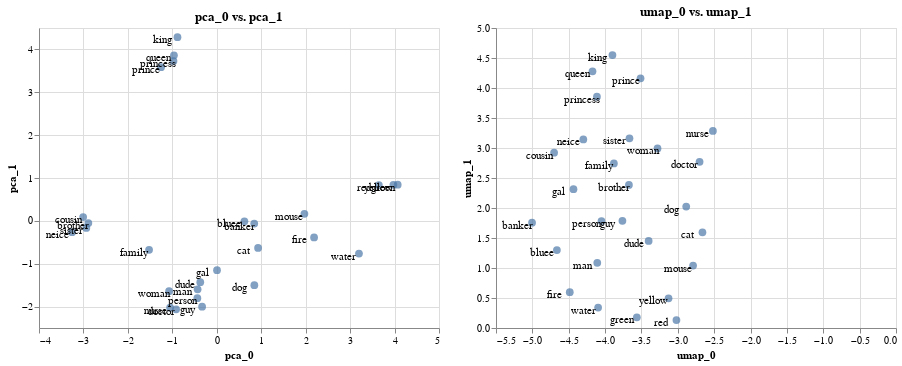

The notebook cell saved with this chart:
### Markdown cell above
## Transformations

There's something extra too. Sofar we're been mapping vectors unto other ones in order to plot them. But theoretically we could go a step further.

### Code cell
from whatlies.transformers import pca, umap

orig_chart = emb.plot_interactive('man', 'woman')
pca_emb = emb.transform(pca(2))
umap_emb = emb.transform(umap(2))

pca_emb.plot_interactive('pca_0', 'pca_1') | umap_emb.plot_interactive('umap_0', 'umap_1')

### Figure 1 — Vega-Lite specification as saved in the notebook (floating-point values rounded to 4 significant figures)
{"config": {"view": {"continuousWidth": 400, "continuousHeight": 300}}, "hconcat": [{"layer": [{"mark": {"type": "circle", "size": 60}, "encoding": {"tooltip": [{"type": "nominal", "field": "name"}, {"type": "nominal", "field": "original"}], "x": {"type": "quantitative", "axis": {"title": "pca_0"}, "field": "x_axis"}, "y": {"type": "quantitative", "axis": {"title": "pca_1"}, "field": "y_axis"}}, "selection": {"selector004": {"type": "interval", "bind": "scales", "encodings": ["x", "y"]}}, "title": "pca_0 vs. pca_1"}, {"mark": {"type": "text", "color": "black", "dx": -15, "dy": 3}, "encoding": {"text": {"type": "nominal", "field": "original"}, "x": {"type": "quantitative", "axis": {"title": "pca_0"}, "field": "x_axis"}, "y": {"type": "quantitative", "axis": {"title": "pca_1"}, "field": "y_axis"}}}], "data": {"name": "data-023be08e4818ac6f62d973b255b15b9a"}}, {"layer": [{"mark": {"type": "circle", "size": 60}, "encoding": {"tooltip": [{"type": "nominal", "field": "name"}, {"type": "nominal", "field": "original"}], "x": {"type": "quantitative", "axis": {"title": "umap_0"}, "field": "x_axis"}, "y": {"type": "quantitative", "axis": {"title": "umap_1"}, "field": "y_axis"}}, "selection": {"selector005": {"type": "interval", "bind": "scales", "encodings": ["x", "y"]}}, "title": "umap_0 vs. umap_1"}, {"mark": {"type": "text", "color": "black", "dx": -15, "dy": 3}, "encoding": {"text": {"type": "nominal", "field": "original"}, "x": {"type": "quantitative", "axis": {"title": "umap_0"}, "field": "x_axis"}, "y": {"type": "quantitative", "axis": {"title": "umap_1"}, "field": "y_axis"}}}], "data": {"name": "data-52c1f752db2a63c001d356078f606383"}}], "$schema": "https://vega.github.io/schema/vega-lite/v4.0.2.json", "datasets": {"data-023be08e4818ac6f62d973b255b15b9a": [{"x_axis": -1.254, "y_axis": 3.587, "name": "prince", "original": "prince"}, {"x_axis": -0.9741, "y_axis": 3.729, "name": "princess", "original": "princess"}, {"x_axis": -1.05, "y_axis": -2.027, "name": "nurse", "original": "nurse"}, {"x_axis": -0.9151, "y_axis": -2.064, "name": "doctor", "original": "doctor"}, {"x_axis": 0.843, "y_axis": -0.06273, "name": "banker", "original": "banker"}, {"x_axis": -0.4313, "y_axis": -1.598, "name": "man", "original": "man"}, {"x_axis": -1.073, "y_axis": -1.642, "name": "woman", "original": "woman"}, {"x_axis": -3.007, "y_axis": 0.08845, "name": "cousin", "original": "cousin"}, {"x_axis": -3.256, "y_axis": -0.2641, "name": "neice", "original": "neice"}, {"x_axis": -0.8844, "y_axis": 4.284, "name": "king", "original": "king"}, {"x_axis": -0.9638, "y_axis": 3.863, "name": "queen", "original": "queen"}, {"x_axis": -0.3714, "y_axis": -1.431, "name": "dude", "original": "dude"}, {"x_axis": -0.3302, "y_axis": -2.004, "name": "guy", "original": "guy"}, {"x_axis": 0.005235, "y_axis": -1.151, "name": "gal", "original": "gal"}, {"x_axis": 2.189, "y_axis": -0.3875, "name": "fire", "original": "fire"}, {"x_axis": 0.8451, "y_axis": -1.501, "name": "dog", "original": "dog"}, {"x_axis": 0.9291, "y_axis": -0.6315, "name": "cat", "original": "cat"}, {"x_axis": 1.972, "y_axis": 0.1653, "name": "mouse", "original": "mouse"}, {"x_axis": 3.646, "y_axis": 0.834, "name": "red", "original": "red"}, {"x_axis": 0.6217, "y_axis": -0.01162, "name": "bluee", "original": "bluee"}, {"x_axis": 4.071, "y_axis": 0.8429, "name": "green", "original": "green"}, {"x_axis": 3.974, "y_axis": 0.8421, "name": "yellow", "original": "yellow"}, {"x_axis": 3.199, "y_axis": -0.7631, "name": "water", "original": "water"}, {"x_axis": -0.437, "y_axis": -1.806, "name": "person", "original": "person"}, {"x_axis": -1.523, "y_axis": -0.6767, "name": "family", "original": "family"}, {"x_axis": -2.889, "y_axis": -0.05042, "name": "brother", "original": "brother"}, {"x_axis": -2.936, "y_axis": -0.1657, "name": "sister", "original": "sister"}], "data-52c1f752db2a63c001d356078f606383": [{"x_axis": -3.512, "y_axis": 4.162, "name": "prince", "original": "prince"}, {"x_axis": -4.112, "y_axis": 3.855, "name": "princess", "original": "princess"}, {"x_axis": -2.517, "y_axis": 3.285, "name": "nurse", "original": "nurse"}, {"x_axis": -2.701, "y_axis": 2.769, "name": "doctor", "original": "doctor"}, {"x_axis": -5.005, "y_axis": 1.755, "name": "banker", "original": "banker"}, {"x_axis": -4.107, "y_axis": 1.086, "name": "man", "original": "man"}, {"x_axis": -3.279, "y_axis": 2.992, "name": "woman", "original": "woman"}, {"x_axis": -4.701, "y_axis": 2.923, "name": "cousin", "original": "cousin"}, {"x_axis": -4.299, "y_axis": 3.143, "name": "neice", "original": "neice"}, {"x_axis": -3.899, "y_axis": 4.55, "name": "king", "original": "king"}, {"x_axis": -4.173, "y_axis": 4.278, "name": "queen", "original": "queen"}, {"x_axis": -3.401, "y_axis": 1.451, "name": "dude", "original": "dude"}, {"x_axis": -3.762, "y_axis": 1.786, "name": "guy", "original": "guy"}, {"x_axis": -4.435, "y_axis": 2.313, "name": "gal", "original": "gal"}, {"x_axis": -4.486, "y_axis": 0.5963, "name": "fire", "original": "fire"}, {"x_axis": -2.885, "y_axis": 2.025, "name": "dog", "original": "dog"}, {"x_axis": -2.661, "y_axis": 1.596, "name": "cat", "original": "cat"}, {"x_axis": -2.79, "y_axis": 1.041, "name": "mouse", "original": "mouse"}, {"x_axis": -3.019, "y_axis": 0.1313, "name": "red", "original": "red"}, {"x_axis": -4.663, "y_axis": 1.3, "name": "bluee", "original": "bluee"}, {"x_axis": -3.563, "y_axis": 0.1779, "name": "green", "original": "green"}, {"x_axis": -3.128, "y_axis": 0.4947, "name": "yellow", "original": "yellow"}, {"x_axis": -4.096, "y_axis": 0.3415, "name": "water", "original": "water"}, {"x_axis": -4.049, "y_axis": 1.783, "name": "person", "original": "person"}, {"x_axis": -3.879, "y_axis": 2.742, "name": "family", "original": "family"}, {"x_axis": -3.672, "y_axis": 2.385, "name": "brother", "original": "brother"}, {"x_axis": -3.665, "y_axis": 3.161, "name": "sister", "original": "sister"}]}}
